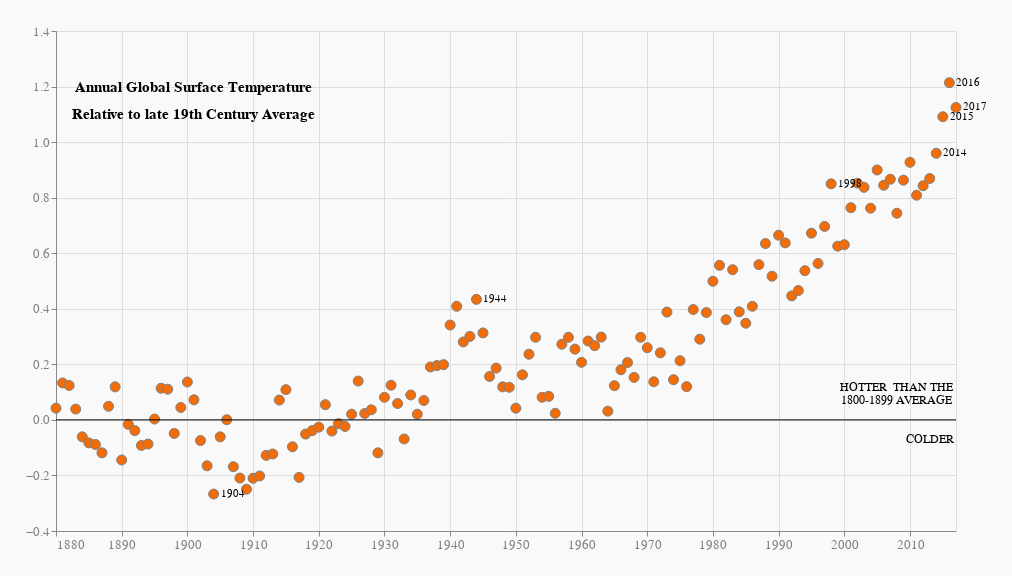

Notebook source saved alongside this figure:
### Code cell
def gen_text(x, y, text, font_size, font_weight="normal"):
    """
    Function that draws text on chart.
    Made function because it is used often
    """
    return alt.Chart({'values':[{'x': x, 'y': y}]}).mark_text(
            text=text, fontSize=font_size, fontWeight=font_weight
        ).encode(
            x='x:T', y='y:Q'
        )

def gen_condition():
    """Function that makes loong js condition"""
    years_to_show = [1944, 1904, 1998, 2014, 2015, 2016, 2017]
    return " || ".join([f"datum.Year == {elm}" for elm in years_to_show])

# main chart
main_chart = alt.Chart(df).mark_point(color = 'grey', 
                         fill = '#f26c08', 
                         size = 100, 
                         opacity = 1,
                         strokeWidth = 1).encode(
    x = alt.X(field='Year_str',
              type='temporal',
              title = '',
              axis = alt.Axis(tickCount = 14, labelColor="Grey", labelFontSize=13),
              scale=alt.Scale(zero=False)),
    y = alt.Y(field='average_temp',
              type='quantitative',
              title = '',
              axis = alt.Axis(tickCount = 9, labelColor="Grey", labelFontSize=13),
              scale=alt.Scale(zero=False)),
)

# chart that shows year near selected points
points_year_text = main_chart.mark_text(
    align='left',
    baseline='middle',
    dx=7
).encode(
    text=alt.condition(
          gen_condition(),
           "Year:N",
          alt.value("")
      )
)

# all text
top_text_t = gen_text("1901", "1.2", "Annual Global Surface Temperature", 15, "bold")
top_text_b = gen_text("1901", "1.1", "Relative to late 19th Century Average", 15, "bold")
bottom_text_t = gen_text("2008", "0.12", "HOTTER  THAN THE", 12)
bottom_text_m = gen_text("2008", "0.07", "1800-1899 AVERAGE", 12)
bottom_text_b = gen_text("2013", "-0.07", "COLDER", 12)

# horisontal line
rule = alt.Chart(pd.DataFrame({'y': [0]})).mark_rule().encode(y='y')

# show
(main_chart + points_year_text + top_text_t + top_text_b + bottom_text_t + bottom_text_m + bottom_text_b + rule).properties(width = 900, height = 500, background = '#F9F9F9', padding = 25)

### Figure 1 — Vega-Lite specification as saved in the notebook (floating-point values rounded to 4 significant figures; data arrays with more than 128 entries replaced by an {"elided": "..."} marker saying what was removed)
{"usermeta": {"embedOptions": {"theme": "fivethirtyeight"}}, "config": {"view": {"continuousWidth": 400, "continuousHeight": 300}}, "layer": [{"mark": {"type": "point", "color": "grey", "fill": "#f26c08", "opacity": 1, "size": 100, "strokeWidth": 1}, "encoding": {"x": {"type": "temporal", "axis": {"labelColor": "Grey", "labelFontSize": 13, "tickCount": 14}, "field": "Year_str", "scale": {"zero": false}, "title": ""}, "y": {"type": "quantitative", "axis": {"labelColor": "Grey", "labelFontSize": 13, "tickCount": 9}, "field": "average_temp", "scale": {"zero": false}, "title": ""}}}, {"mark": {"type": "text", "align": "left", "baseline": "middle", "dx": 7}, "encoding": {"text": {"condition": {"type": "nominal", "field": "Year", "test": "datum.Year == 1944 || datum.Year == 1904 || datum.Year == 1998 || datum.Year == 2014 || datum.Year == 2015 || datum.Year == 2016 || datum.Year == 2017"}, "value": ""}, "x": {"type": "temporal", "axis": {"labelColor": "Grey", "labelFontSize": 13, "tickCount": 14}, "field": "Year_str", "scale": {"zero": false}, "title": ""}, "y": {"type": "quantitative", "axis": {"labelColor": "Grey", "labelFontSize": 13, "tickCount": 9}, "field": "average_temp", "scale": {"zero": false}, "title": ""}}}, {"data": {"name": "data-b65572b45343c2b176c6b9b6ebf3e2b8"}, "mark": {"type": "text", "fontSize": 15, "fontWeight": "bold", "text": "Annual Global Surface Temperature"}, "encoding": {"x": {"type": "temporal", "field": "x"}, "y": {"type": "quantitative", "field": "y"}}}, {"data": {"name": "data-c95282aa30e2b4f955ea702015dac51d"}, "mark": {"type": "text", "fontSize": 15, "fontWeight": "bold", "text": "Relative to late 19th Century Average"}, "encoding": {"x": {"type": "temporal", "field": "x"}, "y": {"type": "quantitative", "field": "y"}}}, {"data": {"name": "data-7451c7b771b862b4a8dae7d6169d370a"}, "mark": {"type": "text", "fontSize": 12, "fontWeight": "normal", "text": "HOTTER  THAN THE"}, "encoding": {"x": {"type": "temporal", "field": "x"}, "y": {"type": "quantitative", "field": "y"}}}, {"data": {"name": "data-2894b03b096f18fa3a7124e84a7f5208"}, "mark": {"type": "text", "fontSize": 12, "fontWeight": "normal", "text": "1800-1899 AVERAGE"}, "encoding": {"x": {"type": "temporal", "field": "x"}, "y": {"type": "quantitative", "field": "y"}}}, {"data": {"name": "data-1b3fa6da320375fbb575dc4bc30df4b9"}, "mark": {"type": "text", "fontSize": 12, "fontWeight": "normal", "text": "COLDER"}, "encoding": {"x": {"type": "temporal", "field": "x"}, "y": {"type": "quantitative", "field": "y"}}}, {"data": {"name": "data-06fd9f850666401b4599de5588b60692"}, "mark": "rule", "encoding": {"y": {"type": "quantitative", "field": "y"}}}], "background": "#F9F9F9", "data": {"name": "data-dec0ab8daa7c52811af279192e212923"}, "height": 500, "padding": 25, "width": 900, "$schema": "https://vega.github.io/schema/vega-lite/v4.8.1.json", "datasets": {"data-dec0ab8daa7c52811af279192e212923": {"elided": "138 records"}, "data-b65572b45343c2b176c6b9b6ebf3e2b8": [{"x": "1901", "y": "1.2"}], "data-c95282aa30e2b4f955ea702015dac51d": [{"x": "1901", "y": "1.1"}], "data-7451c7b771b862b4a8dae7d6169d370a": [{"x": "2008", "y": "0.12"}], "data-2894b03b096f18fa3a7124e84a7f5208": [{"x": "2008", "y": "0.07"}], "data-1b3fa6da320375fbb575dc4bc30df4b9": [{"x": "2013", "y": "-0.07"}], "data-06fd9f850666401b4599de5588b60692": [{"y": 0}]}}
